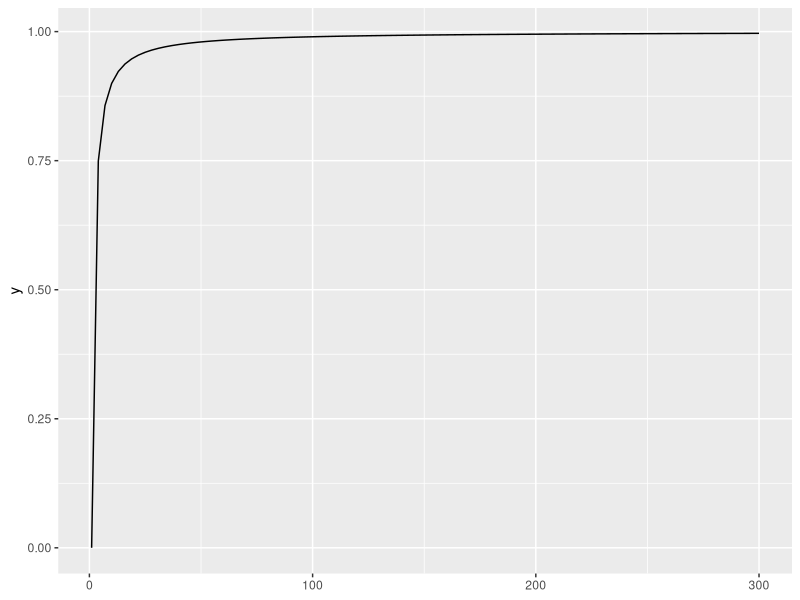

Generate this figure with R:
## ---- chunk 1
library(ggplot2)

calc_supply <- function(x){
  # yy <- 1 - exp(-0.05 * x)
  yy <- 1 - 1/x
  return(yy)
}

ggplot() +
  geom_function(fun = calc_supply) +
  xlim(0001, 300) +
  # geom_vline(xintercept = 1, linetype = "dotted") +
  geom_vline(xintercept = 0, linetype = "dotted")

